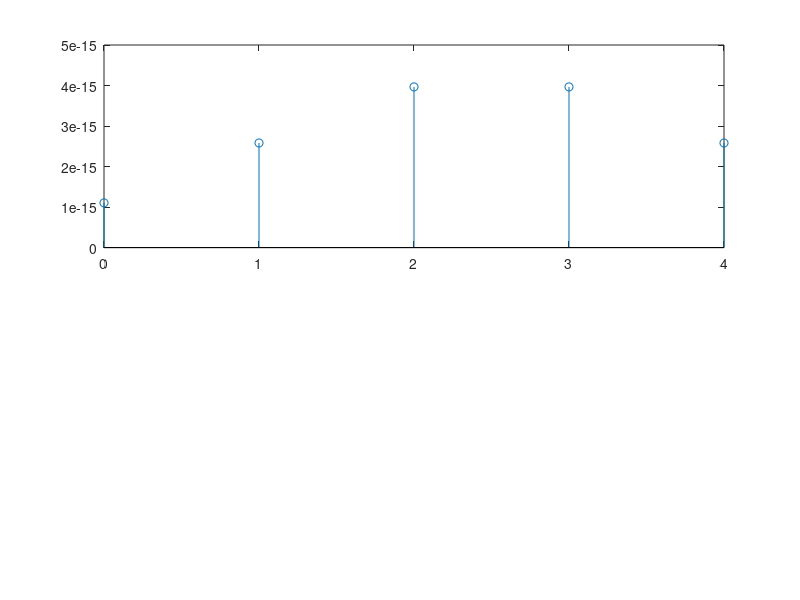

The MATLAB script that drew this image: (Note: this script raises an error after producing the figure.)
clc;
close all;
clear all;
fp=input('enter the pass band frequency');
fs1=input('enter the stop band frequency');
fs=input('enter the sample rate');
ap=2;
as=30;
fl=input('Enter sampling freq :');
N=fs;
t=0:1/fs:1;
x=sin(fl*2*pi*t);
k=0:N-1
subplot(2,1,1);
xf=abs(fft(x,N));
stem(k,abs(xf));
stem(k,xf);

[N,w]=buttord(fp/fs,fs1/fs,ap,as);
disp('order of filter ');
disp(N);
disp('cut-off frequency of filter ');
disp(w)
[b,a]=butter(N,w,'low');
figure
freqz(b,a);
title('Butterworth Lowpass Filter');
y=filter(b,a,x);
yf=ifft(y,N);
k=0:N-1;
figure
stem(k,abs(yf));


